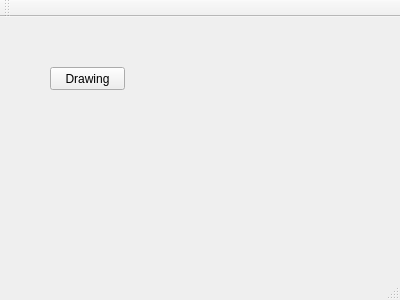
<?xml version="1.0" encoding="UTF-8"?>
<ui version="4.0">
 <class>MainWindow</class>
 <widget class="QMainWindow" name="MainWindow">
  <property name="geometry">
   <rect>
    <x>0</x>
    <y>0</y>
    <width>400</width>
    <height>300</height>
   </rect>
  </property>
  <property name="windowTitle">
   <string>MainWindow</string>
  </property>
  <widget class="QWidget" name="centralWidget">
   <widget class="QPushButton" name="Drawing">
    <property name="geometry">
     <rect>
      <x>50</x>
      <y>50</y>
      <width>75</width>
      <height>23</height>
     </rect>
    </property>
    <property name="text">
     <string>Drawing</string>
    </property>
   </widget>
  </widget>
  <widget class="QToolBar" name="mainToolBar">
   <attribute name="toolBarArea">
    <enum>TopToolBarArea</enum>
   </attribute>
   <attribute name="toolBarBreak">
    <bool>false</bool>
   </attribute>
  </widget>
  <widget class="QStatusBar" name="statusBar"/>
 </widget>
 <layoutdefault spacing="6" margin="11"/>
 <resources/>
 <connections/>
</ui>
